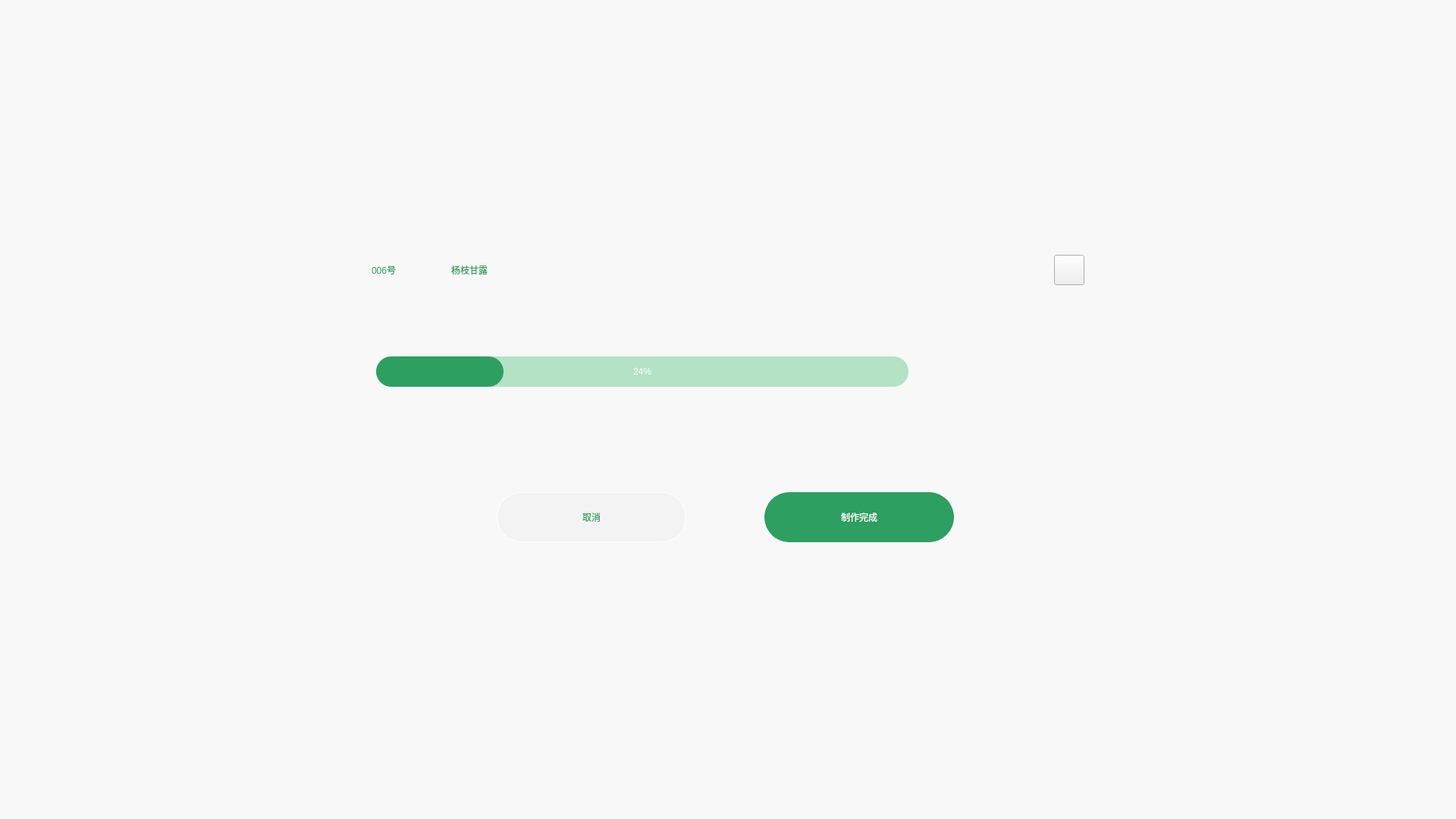
<?xml version="1.0" encoding="UTF-8"?>
<ui version="4.0">
 <class>Form</class>
 <widget class="QWidget" name="Form">
  <property name="geometry">
   <rect>
    <x>0</x>
    <y>0</y>
    <width>1920</width>
    <height>1080</height>
   </rect>
  </property>
  <property name="minimumSize">
   <size>
    <width>1920</width>
    <height>1080</height>
   </size>
  </property>
  <property name="maximumSize">
   <size>
    <width>1920</width>
    <height>1080</height>
   </size>
  </property>
  <property name="windowTitle">
   <string>Form</string>
  </property>
  <property name="styleSheet">
   <string notr="true">QWidget#main_widget{
	background-color: rgba(255, 255, 255, 150);
}
</string>
  </property>
  <layout class="QHBoxLayout" name="horizontalLayout_5">
   <property name="spacing">
    <number>0</number>
   </property>
   <property name="leftMargin">
    <number>0</number>
   </property>
   <property name="topMargin">
    <number>0</number>
   </property>
   <property name="rightMargin">
    <number>0</number>
   </property>
   <property name="bottomMargin">
    <number>0</number>
   </property>
   <item>
    <widget class="QWidget" name="main_widget" native="true">
     <property name="maximumSize">
      <size>
       <width>1920</width>
       <height>1080</height>
      </size>
     </property>
     <layout class="QHBoxLayout" name="horizontalLayout">
      <property name="spacing">
       <number>0</number>
      </property>
      <property name="leftMargin">
       <number>0</number>
      </property>
      <property name="topMargin">
       <number>0</number>
      </property>
      <property name="rightMargin">
       <number>0</number>
      </property>
      <property name="bottomMargin">
       <number>0</number>
      </property>
      <item>
       <spacer name="horizontalSpacer_3">
        <property name="orientation">
         <enum>Qt::Orientation::Vertical</enum>
        </property>
        <property name="sizeHint" stdset="0">
         <size>
          <width>457</width>
          <height>20</height>
         </size>
        </property>
       </spacer>
      </item>
      <item>
       <widget class="QWidget" name="widget_5" native="true">
        <layout class="QVBoxLayout" name="verticalLayout_2">
         <property name="spacing">
          <number>0</number>
         </property>
         <property name="leftMargin">
          <number>0</number>
         </property>
         <property name="topMargin">
          <number>0</number>
         </property>
         <property name="rightMargin">
          <number>0</number>
         </property>
         <property name="bottomMargin">
          <number>0</number>
         </property>
         <item>
          <spacer name="verticalSpacer">
           <property name="orientation">
            <enum>Qt::Orientation::Vertical</enum>
           </property>
           <property name="sizeHint" stdset="0">
            <size>
             <width>20</width>
             <height>372</height>
            </size>
           </property>
          </spacer>
         </item>
         <item>
          <widget class="QWidget" name="widget" native="true">
           <property name="minimumSize">
            <size>
             <width>1000</width>
             <height>450</height>
            </size>
           </property>
           <property name="maximumSize">
            <size>
             <width>1000</width>
             <height>450</height>
            </size>
           </property>
           <property name="styleSheet">
            <string notr="true">QWidget#widget{
	border-image: url(:/icon/order_dialog_background_2.png);
}</string>
           </property>
           <layout class="QVBoxLayout" name="verticalLayout" stretch="1,6,1">
            <property name="spacing">
             <number>0</number>
            </property>
            <property name="leftMargin">
             <number>0</number>
            </property>
            <property name="topMargin">
             <number>0</number>
            </property>
            <property name="rightMargin">
             <number>0</number>
            </property>
            <property name="bottomMargin">
             <number>0</number>
            </property>
            <item>
             <widget class="QWidget" name="widget_2" native="true">
              <layout class="QHBoxLayout" name="horizontalLayout_2">
               <property name="spacing">
                <number>14</number>
               </property>
               <property name="leftMargin">
                <number>33</number>
               </property>
               <property name="topMargin">
                <number>21</number>
               </property>
               <property name="rightMargin">
                <number>27</number>
               </property>
               <property name="bottomMargin">
                <number>0</number>
               </property>
               <item>
                <widget class="QLabel" name="order_number_l">
                 <property name="styleSheet">
                  <string notr="true">color:rgb(44, 159, 97);</string>
                 </property>
                 <property name="text">
                  <string>006号</string>
                 </property>
                </widget>
               </item>
               <item>
                <widget class="QLabel" name="order_name_l">
                 <property name="styleSheet">
                  <string notr="true">color:rgb(44, 159, 97);</string>
                 </property>
                 <property name="text">
                  <string>杨枝甘露</string>
                 </property>
                </widget>
               </item>
               <item>
                <spacer name="horizontalSpacer">
                 <property name="orientation">
                  <enum>Qt::Orientation::Vertical</enum>
                 </property>
                 <property name="sizeHint" stdset="0">
                  <size>
                   <width>690</width>
                   <height>20</height>
                  </size>
                 </property>
                </spacer>
               </item>
               <item>
                <widget class="QPushButton" name="dialog_close_btn">
                 <property name="minimumSize">
                  <size>
                   <width>40</width>
                   <height>40</height>
                  </size>
                 </property>
                 <property name="maximumSize">
                  <size>
                   <width>40</width>
                   <height>40</height>
                  </size>
                 </property>
                 <property name="styleSheet">
                  <string notr="true">border-image:url(:/icon/conduit_dialog_close_btn.png);</string>
                 </property>
                 <property name="text">
                  <string/>
                 </property>
                </widget>
               </item>
              </layout>
             </widget>
            </item>
            <item>
             <widget class="QWidget" name="widget_3" native="true">
              <layout class="QGridLayout" name="gridLayout">
               <item row="0" column="0">
                <layout class="QHBoxLayout" name="horizontalLayout_4">
                 <property name="leftMargin">
                  <number>0</number>
                 </property>
                 <item>
                  <layout class="QVBoxLayout" name="verticalLayout_3" stretch="1,3">
                   <property name="leftMargin">
                    <number>30</number>
                   </property>
                   <property name="topMargin">
                    <number>85</number>
                   </property>
                   <item>
                    <widget class="QProgressBar" name="progressBar">
                     <property name="minimumSize">
                      <size>
                       <width>0</width>
                       <height>40</height>
                      </size>
                     </property>
                     <property name="maximumSize">
                      <size>
                       <width>5000</width>
                       <height>40</height>
                      </size>
                     </property>
                     <property name="styleSheet">
                      <string notr="true">QProgressBar{
	color:white;
	border-radius:20px;
	background-color:rgb(179, 226, 197);
	text-align:center;
}
QProgressBar::chunk{
	
	border-radius:20px;			
	background-color:rgb(44, 159, 97);
}</string>
                     </property>
                     <property name="value">
                      <number>24</number>
                     </property>
                    </widget>
                   </item>
                   <item>
                    <spacer name="verticalSpacer_3">
                     <property name="orientation">
                      <enum>Qt::Orientation::Vertical</enum>
                     </property>
                     <property name="sizeHint" stdset="0">
                      <size>
                       <width>20</width>
                       <height>40</height>
                      </size>
                     </property>
                    </spacer>
                   </item>
                  </layout>
                 </item>
                 <item>
                  <widget class="QLabel" name="label_2">
                   <property name="sizePolicy">
                    <sizepolicy hsizetype="Preferred" vsizetype="Preferred">
                     <horstretch>0</horstretch>
                     <verstretch>0</verstretch>
                    </sizepolicy>
                   </property>
                   <property name="minimumSize">
                    <size>
                     <width>244</width>
                     <height>182</height>
                    </size>
                   </property>
                   <property name="styleSheet">
                    <string notr="true">
border-image: url(:/icon/order_dialog_no_touch.png);</string>
                   </property>
                   <property name="text">
                    <string/>
                   </property>
                  </widget>
                 </item>
                </layout>
               </item>
              </layout>
             </widget>
            </item>
            <item>
             <widget class="QWidget" name="widget_4" native="true">
              <layout class="QHBoxLayout" name="horizontalLayout_3">
               <property name="spacing">
                <number>0</number>
               </property>
               <property name="leftMargin">
                <number>150</number>
               </property>
               <property name="topMargin">
                <number>0</number>
               </property>
               <property name="rightMargin">
                <number>150</number>
               </property>
               <property name="bottomMargin">
                <number>50</number>
               </property>
               <item>
                <widget class="QPushButton" name="order_cancel_btn">
                 <property name="minimumSize">
                  <size>
                   <width>250</width>
                   <height>66</height>
                  </size>
                 </property>
                 <property name="maximumSize">
                  <size>
                   <width>250</width>
                   <height>66</height>
                  </size>
                 </property>
                 <property name="styleSheet">
                  <string notr="true">QPushButton#order_cancel_btn{
	background-color:rgb(243, 243, 243);
	border: 1px solid white;
	border-radius:33px;
	color:rgb(44, 159, 97);
}
QPushButton#order_cancel_btn:pressed{
	background-color:red;
	border: 1px solid rgb(44, 159, 97);
	border-radius:33px;
	color:white;
}</string>
                 </property>
                 <property name="text">
                  <string>取消</string>
                 </property>
                </widget>
               </item>
               <item>
                <spacer name="horizontalSpacer_2">
                 <property name="orientation">
                  <enum>Qt::Orientation::Vertical</enum>
                 </property>
                 <property name="sizeHint" stdset="0">
                  <size>
                   <width>55</width>
                   <height>20</height>
                  </size>
                 </property>
                </spacer>
               </item>
               <item>
                <widget class="QPushButton" name="order_complete_btn">
                 <property name="minimumSize">
                  <size>
                   <width>250</width>
                   <height>66</height>
                  </size>
                 </property>
                 <property name="maximumSize">
                  <size>
                   <width>250</width>
                   <height>66</height>
                  </size>
                 </property>
                 <property name="styleSheet">
                  <string notr="true">QPushButton#order_complete_btn{
	background-color:rgb(44, 159, 97);
	border: 1px solid rgb(44, 159, 97);
	border-radius:33px;
	color:white;
}
QPushButton#order_complete_btn:pressed{
	background-color:white;
	border: 1px solid white;
	border-radius:33px;
	color:rgb(44, 159, 97);
}</string>
                 </property>
                 <property name="text">
                  <string>制作完成</string>
                 </property>
                </widget>
               </item>
              </layout>
             </widget>
            </item>
           </layout>
          </widget>
         </item>
         <item>
          <spacer name="verticalSpacer_2">
           <property name="orientation">
            <enum>Qt::Orientation::Vertical</enum>
           </property>
           <property name="sizeHint" stdset="0">
            <size>
             <width>20</width>
             <height>372</height>
            </size>
           </property>
          </spacer>
         </item>
        </layout>
       </widget>
      </item>
      <item>
       <spacer name="horizontalSpacer_4">
        <property name="orientation">
         <enum>Qt::Orientation::Vertical</enum>
        </property>
        <property name="sizeHint" stdset="0">
         <size>
          <width>457</width>
          <height>20</height>
         </size>
        </property>
       </spacer>
      </item>
     </layout>
    </widget>
   </item>
  </layout>
 </widget>
 <resources>
  <include location="drawable/drawable.qrc"/>
 </resources>
 <connections/>
</ui>
